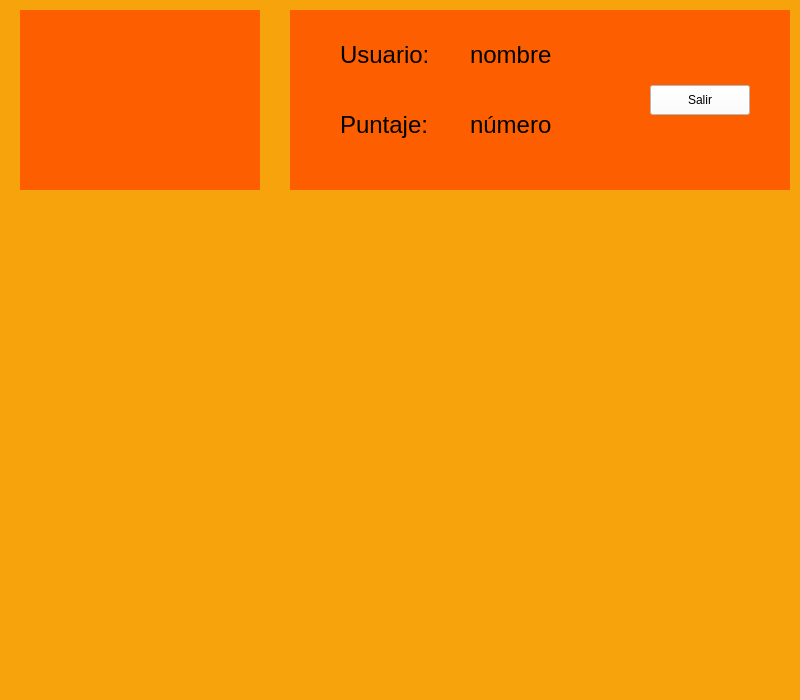
<?xml version="1.0" encoding="UTF-8"?>
<ui version="4.0">
 <class>MainWindow</class>
 <widget class="QMainWindow" name="MainWindow">
  <property name="enabled">
   <bool>true</bool>
  </property>
  <property name="geometry">
   <rect>
    <x>0</x>
    <y>0</y>
    <width>800</width>
    <height>700</height>
   </rect>
  </property>
  <property name="windowTitle">
   <string>MainWindow</string>
  </property>
  <widget class="QWidget" name="centralwidget">
   <widget class="QLabel" name="fondo_juego">
    <property name="geometry">
     <rect>
      <x>0</x>
      <y>220</y>
      <width>800</width>
      <height>450</height>
     </rect>
    </property>
    <property name="text">
     <string/>
    </property>
   </widget>
   <widget class="QLabel" name="imagen_logo">
    <property name="geometry">
     <rect>
      <x>20</x>
      <y>10</y>
      <width>240</width>
      <height>180</height>
     </rect>
    </property>
    <property name="styleSheet">
     <string notr="true">background-color: #fd5f00</string>
    </property>
    <property name="text">
     <string/>
    </property>
   </widget>
   <widget class="QPushButton" name="boton_salir">
    <property name="geometry">
     <rect>
      <x>650</x>
      <y>85</y>
      <width>100</width>
      <height>30</height>
     </rect>
    </property>
    <property name="styleSheet">
     <string notr="true">background-color: white</string>
    </property>
    <property name="text">
     <string>Salir</string>
    </property>
   </widget>
   <widget class="QLabel" name="nombre">
    <property name="geometry">
     <rect>
      <x>340</x>
      <y>30</y>
      <width>120</width>
      <height>50</height>
     </rect>
    </property>
    <property name="palette">
     <palette>
      <active>
       <colorrole role="WindowText">
        <brush brushstyle="SolidPattern">
         <color alpha="255">
          <red>0</red>
          <green>0</green>
          <blue>0</blue>
         </color>
        </brush>
       </colorrole>
       <colorrole role="Text">
        <brush brushstyle="SolidPattern">
         <color alpha="255">
          <red>0</red>
          <green>0</green>
          <blue>0</blue>
         </color>
        </brush>
       </colorrole>
       <colorrole role="ButtonText">
        <brush brushstyle="SolidPattern">
         <color alpha="255">
          <red>0</red>
          <green>0</green>
          <blue>0</blue>
         </color>
        </brush>
       </colorrole>
       <colorrole role="PlaceholderText">
        <brush brushstyle="SolidPattern">
         <color alpha="128">
          <red>255</red>
          <green>255</green>
          <blue>255</blue>
         </color>
        </brush>
       </colorrole>
      </active>
      <inactive>
       <colorrole role="WindowText">
        <brush brushstyle="SolidPattern">
         <color alpha="255">
          <red>0</red>
          <green>0</green>
          <blue>0</blue>
         </color>
        </brush>
       </colorrole>
       <colorrole role="Text">
        <brush brushstyle="SolidPattern">
         <color alpha="255">
          <red>0</red>
          <green>0</green>
          <blue>0</blue>
         </color>
        </brush>
       </colorrole>
       <colorrole role="ButtonText">
        <brush brushstyle="SolidPattern">
         <color alpha="255">
          <red>0</red>
          <green>0</green>
          <blue>0</blue>
         </color>
        </brush>
       </colorrole>
       <colorrole role="PlaceholderText">
        <brush brushstyle="SolidPattern">
         <color alpha="128">
          <red>255</red>
          <green>255</green>
          <blue>255</blue>
         </color>
        </brush>
       </colorrole>
      </inactive>
      <disabled>
       <colorrole role="WindowText">
        <brush brushstyle="SolidPattern">
         <color alpha="255">
          <red>120</red>
          <green>120</green>
          <blue>120</blue>
         </color>
        </brush>
       </colorrole>
       <colorrole role="Text">
        <brush brushstyle="SolidPattern">
         <color alpha="255">
          <red>120</red>
          <green>120</green>
          <blue>120</blue>
         </color>
        </brush>
       </colorrole>
       <colorrole role="ButtonText">
        <brush brushstyle="SolidPattern">
         <color alpha="255">
          <red>120</red>
          <green>120</green>
          <blue>120</blue>
         </color>
        </brush>
       </colorrole>
       <colorrole role="PlaceholderText">
        <brush brushstyle="SolidPattern">
         <color alpha="128">
          <red>0</red>
          <green>0</green>
          <blue>0</blue>
         </color>
        </brush>
       </colorrole>
      </disabled>
     </palette>
    </property>
    <property name="font">
     <font>
      <pointsize>18</pointsize>
     </font>
    </property>
    <property name="text">
     <string>Usuario:</string>
    </property>
   </widget>
   <widget class="QLabel" name="casilla_nombre">
    <property name="geometry">
     <rect>
      <x>470</x>
      <y>30</y>
      <width>200</width>
      <height>50</height>
     </rect>
    </property>
    <property name="palette">
     <palette>
      <active>
       <colorrole role="WindowText">
        <brush brushstyle="SolidPattern">
         <color alpha="255">
          <red>0</red>
          <green>0</green>
          <blue>0</blue>
         </color>
        </brush>
       </colorrole>
       <colorrole role="Text">
        <brush brushstyle="SolidPattern">
         <color alpha="255">
          <red>0</red>
          <green>0</green>
          <blue>0</blue>
         </color>
        </brush>
       </colorrole>
       <colorrole role="ButtonText">
        <brush brushstyle="SolidPattern">
         <color alpha="255">
          <red>0</red>
          <green>0</green>
          <blue>0</blue>
         </color>
        </brush>
       </colorrole>
       <colorrole role="PlaceholderText">
        <brush brushstyle="SolidPattern">
         <color alpha="128">
          <red>255</red>
          <green>255</green>
          <blue>255</blue>
         </color>
        </brush>
       </colorrole>
      </active>
      <inactive>
       <colorrole role="WindowText">
        <brush brushstyle="SolidPattern">
         <color alpha="255">
          <red>0</red>
          <green>0</green>
          <blue>0</blue>
         </color>
        </brush>
       </colorrole>
       <colorrole role="Text">
        <brush brushstyle="SolidPattern">
         <color alpha="255">
          <red>0</red>
          <green>0</green>
          <blue>0</blue>
         </color>
        </brush>
       </colorrole>
       <colorrole role="ButtonText">
        <brush brushstyle="SolidPattern">
         <color alpha="255">
          <red>0</red>
          <green>0</green>
          <blue>0</blue>
         </color>
        </brush>
       </colorrole>
       <colorrole role="PlaceholderText">
        <brush brushstyle="SolidPattern">
         <color alpha="128">
          <red>255</red>
          <green>255</green>
          <blue>255</blue>
         </color>
        </brush>
       </colorrole>
      </inactive>
      <disabled>
       <colorrole role="WindowText">
        <brush brushstyle="SolidPattern">
         <color alpha="255">
          <red>120</red>
          <green>120</green>
          <blue>120</blue>
         </color>
        </brush>
       </colorrole>
       <colorrole role="Text">
        <brush brushstyle="SolidPattern">
         <color alpha="255">
          <red>120</red>
          <green>120</green>
          <blue>120</blue>
         </color>
        </brush>
       </colorrole>
       <colorrole role="ButtonText">
        <brush brushstyle="SolidPattern">
         <color alpha="255">
          <red>120</red>
          <green>120</green>
          <blue>120</blue>
         </color>
        </brush>
       </colorrole>
       <colorrole role="PlaceholderText">
        <brush brushstyle="SolidPattern">
         <color alpha="128">
          <red>0</red>
          <green>0</green>
          <blue>0</blue>
         </color>
        </brush>
       </colorrole>
      </disabled>
     </palette>
    </property>
    <property name="font">
     <font>
      <pointsize>18</pointsize>
     </font>
    </property>
    <property name="text">
     <string>nombre</string>
    </property>
   </widget>
   <widget class="QLabel" name="puntaje">
    <property name="geometry">
     <rect>
      <x>340</x>
      <y>100</y>
      <width>120</width>
      <height>50</height>
     </rect>
    </property>
    <property name="palette">
     <palette>
      <active>
       <colorrole role="WindowText">
        <brush brushstyle="SolidPattern">
         <color alpha="255">
          <red>0</red>
          <green>0</green>
          <blue>0</blue>
         </color>
        </brush>
       </colorrole>
       <colorrole role="Text">
        <brush brushstyle="SolidPattern">
         <color alpha="255">
          <red>0</red>
          <green>0</green>
          <blue>0</blue>
         </color>
        </brush>
       </colorrole>
       <colorrole role="ButtonText">
        <brush brushstyle="SolidPattern">
         <color alpha="255">
          <red>0</red>
          <green>0</green>
          <blue>0</blue>
         </color>
        </brush>
       </colorrole>
       <colorrole role="PlaceholderText">
        <brush brushstyle="SolidPattern">
         <color alpha="128">
          <red>255</red>
          <green>255</green>
          <blue>255</blue>
         </color>
        </brush>
       </colorrole>
      </active>
      <inactive>
       <colorrole role="WindowText">
        <brush brushstyle="SolidPattern">
         <color alpha="255">
          <red>0</red>
          <green>0</green>
          <blue>0</blue>
         </color>
        </brush>
       </colorrole>
       <colorrole role="Text">
        <brush brushstyle="SolidPattern">
         <color alpha="255">
          <red>0</red>
          <green>0</green>
          <blue>0</blue>
         </color>
        </brush>
       </colorrole>
       <colorrole role="ButtonText">
        <brush brushstyle="SolidPattern">
         <color alpha="255">
          <red>0</red>
          <green>0</green>
          <blue>0</blue>
         </color>
        </brush>
       </colorrole>
       <colorrole role="PlaceholderText">
        <brush brushstyle="SolidPattern">
         <color alpha="128">
          <red>255</red>
          <green>255</green>
          <blue>255</blue>
         </color>
        </brush>
       </colorrole>
      </inactive>
      <disabled>
       <colorrole role="WindowText">
        <brush brushstyle="SolidPattern">
         <color alpha="255">
          <red>120</red>
          <green>120</green>
          <blue>120</blue>
         </color>
        </brush>
       </colorrole>
       <colorrole role="Text">
        <brush brushstyle="SolidPattern">
         <color alpha="255">
          <red>120</red>
          <green>120</green>
          <blue>120</blue>
         </color>
        </brush>
       </colorrole>
       <colorrole role="ButtonText">
        <brush brushstyle="SolidPattern">
         <color alpha="255">
          <red>120</red>
          <green>120</green>
          <blue>120</blue>
         </color>
        </brush>
       </colorrole>
       <colorrole role="PlaceholderText">
        <brush brushstyle="SolidPattern">
         <color alpha="128">
          <red>0</red>
          <green>0</green>
          <blue>0</blue>
         </color>
        </brush>
       </colorrole>
      </disabled>
     </palette>
    </property>
    <property name="font">
     <font>
      <pointsize>18</pointsize>
     </font>
    </property>
    <property name="text">
     <string>Puntaje:</string>
    </property>
   </widget>
   <widget class="QWidget" name="fondo" native="true">
    <property name="geometry">
     <rect>
      <x>290</x>
      <y>10</y>
      <width>500</width>
      <height>180</height>
     </rect>
    </property>
    <property name="styleSheet">
     <string notr="true">background-color: #fd5f00</string>
    </property>
   </widget>
   <widget class="QWidget" name="fondo_grande" native="true">
    <property name="geometry">
     <rect>
      <x>0</x>
      <y>0</y>
      <width>800</width>
      <height>700</height>
     </rect>
    </property>
    <property name="styleSheet">
     <string notr="true">background-color: #f7a40c</string>
    </property>
   </widget>
   <widget class="QLabel" name="casilla_puntaje">
    <property name="geometry">
     <rect>
      <x>470</x>
      <y>100</y>
      <width>200</width>
      <height>50</height>
     </rect>
    </property>
    <property name="palette">
     <palette>
      <active>
       <colorrole role="WindowText">
        <brush brushstyle="SolidPattern">
         <color alpha="255">
          <red>0</red>
          <green>0</green>
          <blue>0</blue>
         </color>
        </brush>
       </colorrole>
       <colorrole role="Text">
        <brush brushstyle="SolidPattern">
         <color alpha="255">
          <red>0</red>
          <green>0</green>
          <blue>0</blue>
         </color>
        </brush>
       </colorrole>
       <colorrole role="ButtonText">
        <brush brushstyle="SolidPattern">
         <color alpha="255">
          <red>0</red>
          <green>0</green>
          <blue>0</blue>
         </color>
        </brush>
       </colorrole>
       <colorrole role="PlaceholderText">
        <brush brushstyle="SolidPattern">
         <color alpha="128">
          <red>255</red>
          <green>255</green>
          <blue>255</blue>
         </color>
        </brush>
       </colorrole>
      </active>
      <inactive>
       <colorrole role="WindowText">
        <brush brushstyle="SolidPattern">
         <color alpha="255">
          <red>0</red>
          <green>0</green>
          <blue>0</blue>
         </color>
        </brush>
       </colorrole>
       <colorrole role="Text">
        <brush brushstyle="SolidPattern">
         <color alpha="255">
          <red>0</red>
          <green>0</green>
          <blue>0</blue>
         </color>
        </brush>
       </colorrole>
       <colorrole role="ButtonText">
        <brush brushstyle="SolidPattern">
         <color alpha="255">
          <red>0</red>
          <green>0</green>
          <blue>0</blue>
         </color>
        </brush>
       </colorrole>
       <colorrole role="PlaceholderText">
        <brush brushstyle="SolidPattern">
         <color alpha="128">
          <red>255</red>
          <green>255</green>
          <blue>255</blue>
         </color>
        </brush>
       </colorrole>
      </inactive>
      <disabled>
       <colorrole role="WindowText">
        <brush brushstyle="SolidPattern">
         <color alpha="255">
          <red>120</red>
          <green>120</green>
          <blue>120</blue>
         </color>
        </brush>
       </colorrole>
       <colorrole role="Text">
        <brush brushstyle="SolidPattern">
         <color alpha="255">
          <red>120</red>
          <green>120</green>
          <blue>120</blue>
         </color>
        </brush>
       </colorrole>
       <colorrole role="ButtonText">
        <brush brushstyle="SolidPattern">
         <color alpha="255">
          <red>120</red>
          <green>120</green>
          <blue>120</blue>
         </color>
        </brush>
       </colorrole>
       <colorrole role="PlaceholderText">
        <brush brushstyle="SolidPattern">
         <color alpha="128">
          <red>0</red>
          <green>0</green>
          <blue>0</blue>
         </color>
        </brush>
       </colorrole>
      </disabled>
     </palette>
    </property>
    <property name="font">
     <font>
      <pointsize>18</pointsize>
     </font>
    </property>
    <property name="text">
     <string>número</string>
    </property>
   </widget>
   <zorder>fondo_grande</zorder>
   <zorder>fondo</zorder>
   <zorder>fondo_juego</zorder>
   <zorder>imagen_logo</zorder>
   <zorder>boton_salir</zorder>
   <zorder>nombre</zorder>
   <zorder>casilla_nombre</zorder>
   <zorder>puntaje</zorder>
   <zorder>casilla_puntaje</zorder>
  </widget>
  <widget class="QMenuBar" name="menubar">
   <property name="geometry">
    <rect>
     <x>0</x>
     <y>0</y>
     <width>800</width>
     <height>26</height>
    </rect>
   </property>
  </widget>
 </widget>
 <resources/>
 <connections/>
</ui>
